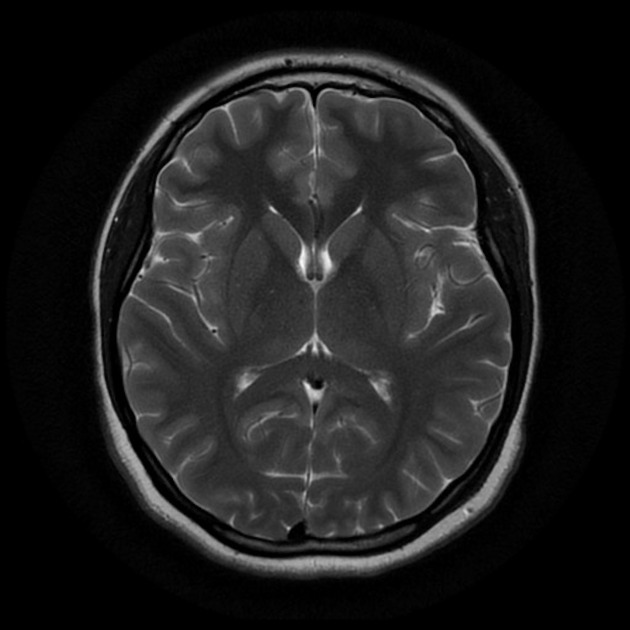
#> input picture no/1 no.jpeg, 630 x 630 px, given in place of Y1.jpg, which was not available
$ jupyter execute --allow-errors 'Brain Tumor Detection.ipynb'   (shell and % lines are left out)   (text cells are left out)
#> lines starting #> are read from the running program, lines starting #| are printed output that depends on the picture; after the words box and inside, x2 and y2 are one past the last pixel; in counts of white or black regions, pixels touching at a corner belong together; pictures that were not available may be replaced by others from this repository, and a replacement may not be noted
#> further down, ex_img is the input picture: shape (630, 630, 3); min 0, max 248, mean 29.7
[cell 1]
import tensorflow as tf
from tensorflow.keras.layers import Conv2D, Input, ZeroPadding2D, BatchNormalization, Activation, MaxPooling2D, Flatten, Dense
from tensorflow.keras.models import Model, load_model
from tensorflow.keras.callbacks import TensorBoard, ModelCheckpoint
from sklearn.model_selection import train_test_split
from sklearn.metrics import f1_score
from sklearn.utils import shuffle
import cv2
import imutils
import numpy as np
import matplotlib.pyplot as plt
import time
from os import listdir

[cell 2]
def crop_brain_contour(image, plot=False):

    #import imutils
    #import cv2
    #from matplotlib import pyplot as plt

    # Convert the image to grayscale, and blur it slightly
#> called with plot = True
    gray = cv2.cvtColor(image, cv2.COLOR_BGR2GRAY)
    gray = cv2.GaussianBlur(gray, (5, 5), 0)

    # Threshold the image, then perform a series of erosions +
    # dilations to remove any small regions of noise
    thresh = cv2.threshold(gray, 45, 255, cv2.THRESH_BINARY)[1]
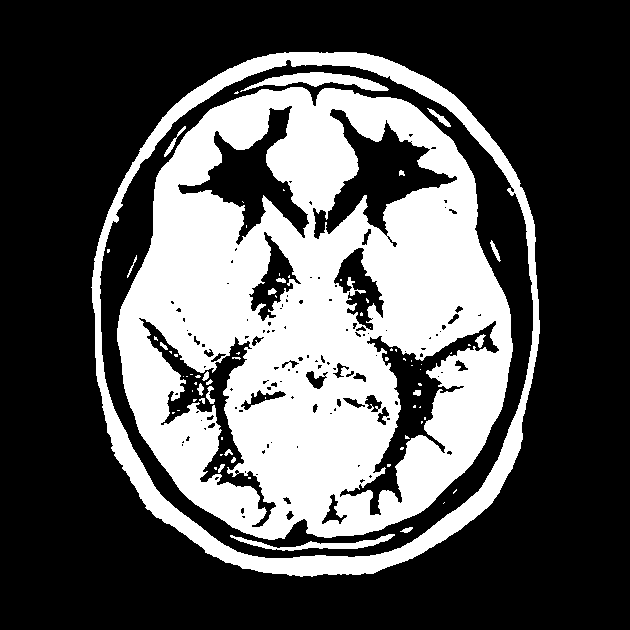
#> thresh: shape (630, 630); 33.9% white; 74 white regions (51 under 20 px), largest, box (x1, y1, x2, y2) and area: (117, 87, 513, 540) 111098, (91, 52, 540, 577) 19946, (240, 72, 389, 92) 1245
    thresh = cv2.erode(thresh, None, iterations=2)
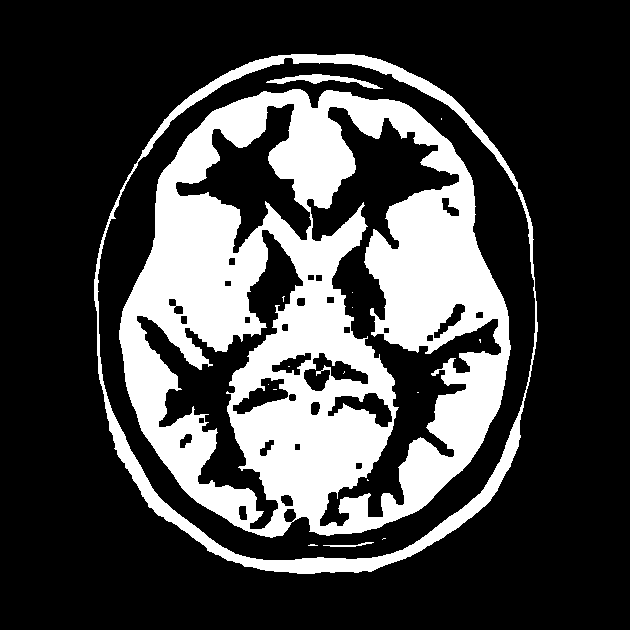
#> thresh: shape (630, 630); 26.4% white; 17 white regions (13 under 20 px), largest, box (x1, y1, x2, y2) and area: (119, 89, 511, 538) 91976, (94, 54, 538, 574) 12177, (266, 74, 383, 89) 576, (323, 542, 374, 547) 93
    thresh = cv2.dilate(thresh, None, iterations=2)
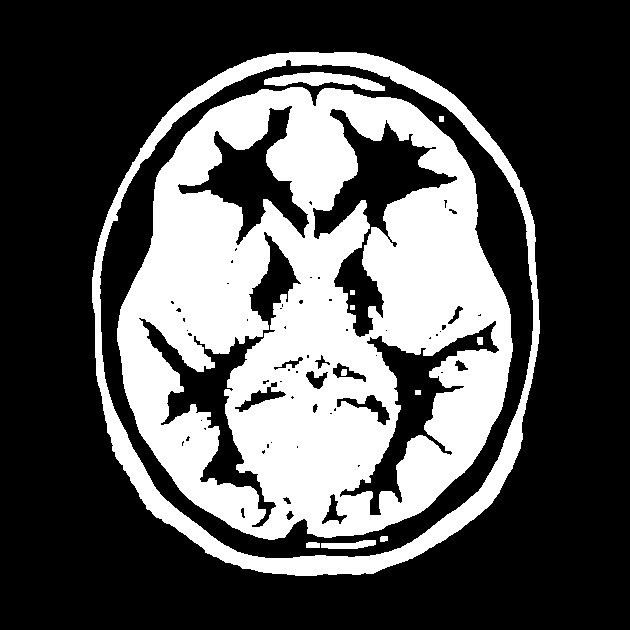
#> thresh: shape (630, 630); 32.9% white; 12 white regions

    # Find contours in thresholded image, then grab the largest one
    cnts = cv2.findContours(thresh.copy(), cv2.RETR_EXTERNAL, cv2.CHAIN_APPROX_SIMPLE)
#> cnts = 1 contour; box (x1, y1, x2, y2) and area: (92, 52, 540, 576) 190885
    cnts = imutils.grab_contours(cnts)
    c = max(cnts, key=cv2.contourArea)
#> c = contour of 648 points, box (x1, y1, x2, y2) (92, 52, 540, 576), area 190885


    # Find the extreme points
    extLeft = tuple(c[c[:, :, 0].argmin()][0])
#> extLeft = (92, 277)
    extRight = tuple(c[c[:, :, 0].argmax()][0])
#> extRight = (539, 333)
    extTop = tuple(c[c[:, :, 1].argmin()][0])
#> extTop = (289, 52)
    extBot = tuple(c[c[:, :, 1].argmax()][0])
#> extBot = (295, 575)

    # crop new image out of the original image using the four extreme points (left, right, top, bottom)
    new_image = image[extTop[1]:extBot[1], extLeft[0]:extRight[0]]
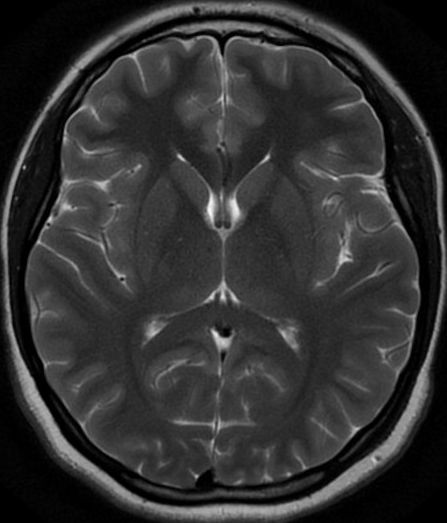
#> new_image: shape (523, 447, 3); min 0, max 248, mean 49.3

    if plot:
        plt.figure()

        plt.subplot(1, 2, 1)
        plt.imshow(image)

        plt.tick_params(axis='both', which='both',
                        top=False, bottom=False, left=False, right=False,
                        labelbottom=False, labeltop=False, labelleft=False, labelright=False)

        plt.title('Original Image')

        plt.subplot(1, 2, 2)
        plt.imshow(new_image)

        plt.tick_params(axis='both', which='both',
                        top=False, bottom=False, left=False, right=False,
                        labelbottom=False, labeltop=False, labelleft=False, labelright=False)

        plt.title('Cropped Image')

        plt.show()

    return new_image

[cell 3]
ex_img = cv2.imread('yes/Y1.jpg')
ex_new_img = crop_brain_contour(ex_img, True)

[cell 4]
def load_data(dir_list, image_size):
    """
    Read images, resize and normalize them.
    Arguments:
        dir_list: list of strings representing file directories.
    Returns:
        X: A numpy array with shape = (#_examples, image_width, image_height, #_channels)
        y: A numpy array with shape = (#_examples, 1)
    """
#> called with image_size = (240, 240)

    # load all images in a directory
    X = []
    y = []
    image_width, image_height = image_size

    for directory in dir_list:
        for filename in listdir(directory):
            # load the image
            image = cv2.imread(directory + '\\' + filename)
            # crop the brain and ignore the unnecessary rest part of the image
            image = crop_brain_contour(image, plot=False)
            # resize image
            image = cv2.resize(image, dsize=(image_width, image_height), interpolation=cv2.INTER_CUBIC)
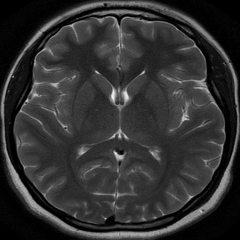
#> image: shape (240, 240, 3); min 0, max 249, mean 49.3
            # normalize values
            image = image / 255.
            # convert image to numpy array and append it to X
            X.append(image)
            # append a value of 1 to the target array if the image
            # is in the folder named 'yes', otherwise append 0.
            if directory[-3:] == 'yes':
                y.append([1])
            else:
                y.append([0])

    X = np.array(X)
    y = np.array(y)

    # Shuffle the data
    X, y = shuffle(X, y)

    print(f'Number of examples is: {len(X)}')
    print(f'X shape is: {X.shape}')
#| X shape is: (5, 240, 240, 3)
    print(f'y shape is: {y.shape}')
#| y shape is: (5, 1)

    return X, y

[cell 5]
augmented_path = 'augmented data/'

# augmented data (yes and no) contains both the original and the new generated examples
augmented_yes = augmented_path + 'yes'
augmented_no = augmented_path + 'no'

IMG_WIDTH, IMG_HEIGHT = (240, 240)

X, y = load_data([augmented_yes, augmented_no], (IMG_WIDTH, IMG_HEIGHT))

[cell 6]
def plot_sample_images(X, y, n=50):
    """
    Plots n sample images for both values of y (labels).
    Arguments:
        X: A numpy array with shape = (#_examples, image_width, image_height, #_channels)
        y: A numpy array with shape = (#_examples, 1)
    """
#> called with X = array of shape (5, 240, 240, 3), y = array of shape (5, 1), n = 50

    for label in [0,1]:
        # grab the first n images with the corresponding y values equal to label
        images = X[np.argwhere(y == label)]
        n_images = images[:n]

        columns_n = 10
        rows_n = int(n/ columns_n)

        plt.figure(figsize=(20, 10))

        i = 1 # current plot
        for image in n_images:
            plt.subplot(rows_n, columns_n, i)
            plt.imshow(image[0])

            # remove ticks
            plt.tick_params(axis='both', which='both',
                            top=False, bottom=False, left=False, right=False,
                           labelbottom=False, labeltop=False, labelleft=False, labelright=False)

            i += 1

        label_to_str = lambda label: "Yes" if label == 1 else "No"
        plt.suptitle(f"Brain Tumor: {label_to_str(label)}")
        plt.show()
#> this loop made 2 passes
#> pass 1, in plot_sample_images, `plt.show()`:
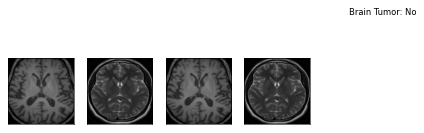
#> figure drawn by matplotlib, 4 panels

[cell 7]
plot_sample_images(X, y)

[cell 8]
def split_data(X, y, test_size=0.2):

    """
    Splits data into training, development and test sets.
    Arguments:
        X: A numpy array with shape = (#_examples, image_width, image_height, #_channels)
        y: A numpy array with shape = (#_examples, 1)
    Returns:
        X_train: A numpy array with shape = (#_train_examples, image_width, image_height, #_channels)
        y_train: A numpy array with shape = (#_train_examples, 1)
        X_val: A numpy array with shape = (#_val_examples, image_width, image_height, #_channels)
        y_val: A numpy array with shape = (#_val_examples, 1)
        X_test: A numpy array with shape = (#_test_examples, image_width, image_height, #_channels)
        y_test: A numpy array with shape = (#_test_examples, 1)
    """

    X_train, X_test_val, y_train, y_test_val = train_test_split(X, y, test_size=test_size)
    X_test, X_val, y_test, y_val = train_test_split(X_test_val, y_test_val, test_size=0.5)

    return X_train, y_train, X_val, y_val, X_test, y_test

[cell 9]
X_train, y_train, X_val, y_val, X_test, y_test = split_data(X, y, test_size=0.3)

[cell 10]
print ("number of training examples = " + str(X_train.shape[0]))
#| number of training examples = 3
print ("number of development examples = " + str(X_val.shape[0]))
#| number of development examples = 1
print ("number of test examples = " + str(X_test.shape[0]))
#| number of test examples = 1
print ("X_train shape: " + str(X_train.shape))
#| X_train shape: (3, 240, 240, 3)
print ("Y_train shape: " + str(y_train.shape))
#| Y_train shape: (3, 1)
print ("X_val (dev) shape: " + str(X_val.shape))
#| X_val (dev) shape: (1, 240, 240, 3)
print ("Y_val (dev) shape: " + str(y_val.shape))
#| Y_val (dev) shape: (1, 1)
print ("X_test shape: " + str(X_test.shape))
#| X_test shape: (1, 240, 240, 3)
print ("Y_test shape: " + str(y_test.shape))
#| Y_test shape: (1, 1)
